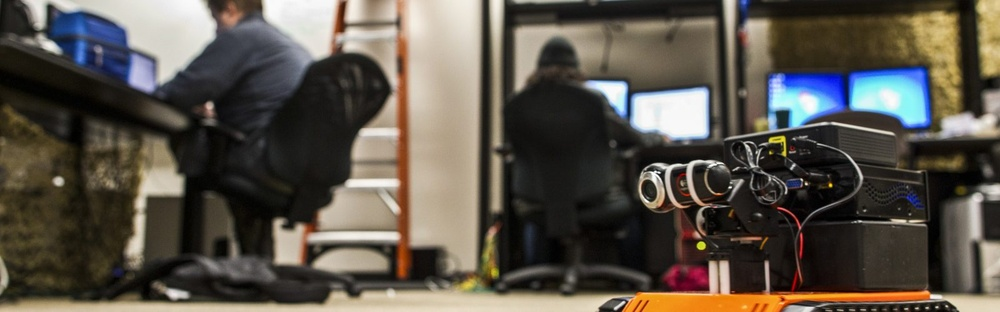
#> input picture ucf_ml.jpg, 1000 x 312 px, shrunk from 1600 x 500 before the run, found by its file name
$ python image_plot.py
#> lines starting #> are read from the running program, lines starting #| are printed output that depends on the picture
import numpy as np
import matplotlib.pyplot as plt
import urllib.request
from pathlib import Path
from PIL import Image

image_file = Path("ucf_ml.jpg")
if not image_file.is_file():
    urllib.request.urlretrieve("https://www.cs.ucf.edu/wp-content/uploads/2019/08/ucf_80085661_Large-1-1600x500.jpg", filename="ucf_ml.jpg")

im = Image.open('ucf_ml.jpg')
#> im is the input picture: PIL image 1000x312 RGB; mean R, G, B 90.3, 83.8, 74.3
arr = np.array(im)
print(arr.shape)
#| (312, 1000, 3)
plt.imshow(arr)
plt.show()

gray = arr.mean(axis=2)
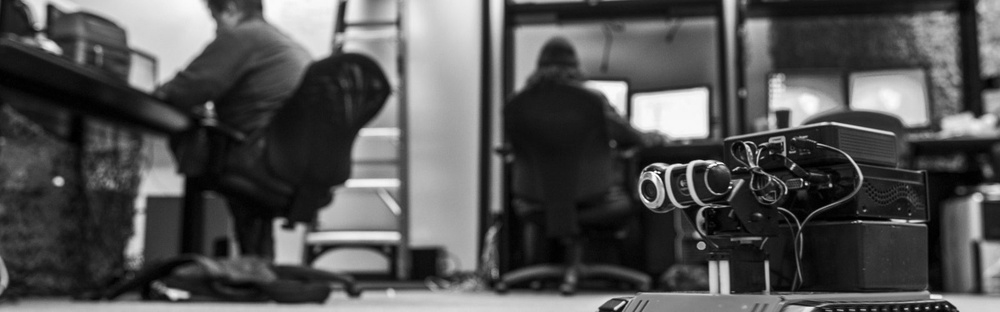
#> gray: shape (312, 1000) float64; min 0, max 255, mean 82.8
plt.imshow(gray)
plt.show()

gray = arr.mean(axis=2)
plt.imshow(gray, cmap='gray')
plt.show()
